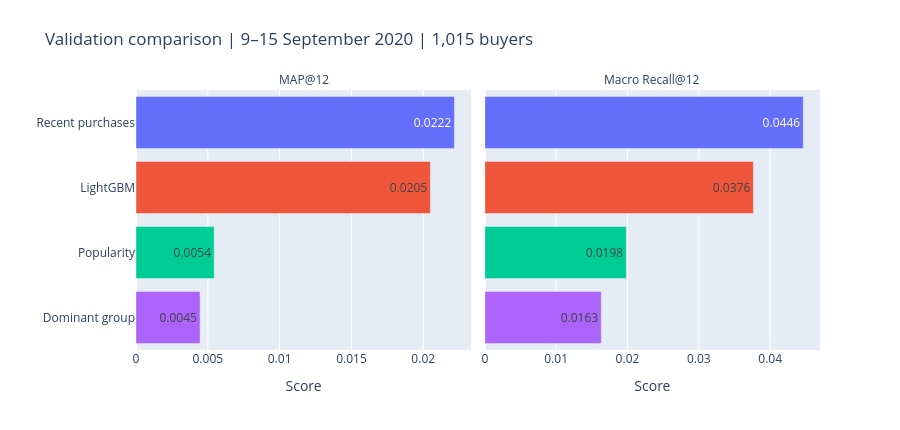

Here is the notebook cell this chart was saved with:
### Code cell
method_labels = {
    POPULARITY_METHOD: "Popularity",
    RECENT_METHOD: "Recent purchases",
    CATEGORY_METHOD: "Dominant group",
    MODEL_METHOD: "LightGBM",
}

comparison_plot = (
    comparison.assign(method_label=comparison["method"].map(method_labels))
    .rename(columns={
        "map_at_k": "MAP@12",
        "recall_at_k": "Macro Recall@12",
    })
    .melt(
        id_vars="method_label",
        value_vars=["MAP@12", "Macro Recall@12"],
        var_name="metric",
        value_name="value",
    )
)

fig = px.bar(
    comparison_plot,
    x="value",
    y="method_label",
    color="method_label",
    facet_col="metric",
    text_auto=".4f",
    category_orders={
        "method_label": comparison["method"].map(method_labels).tolist()
    },
    labels={"value": "Score", "method_label": ""},
    title="Validation comparison | 9–15 September 2020 | 1,015 buyers",
)
fig.update_xaxes(matches=None, rangemode="tozero")
fig.for_each_annotation(lambda annotation: annotation.update(
    text=annotation.text.split("=")[-1]
))
fig.update_layout(showlegend=False, height=430, margin={"t": 90})
fig.show(renderer="plotly_mimetype+png", config={"displaylogo": False})

### Figure 1 — Plotly figure (JSON) as saved in the notebook; plotly's stock layout.template omitted (floating-point values rounded to 4 significant figures)
{"data": [{"hovertemplate": "=%{y}<br>metric=MAP@12<br>Score=%{x}<extra></extra>", "legendgroup": "Recent purchases", "marker": {"color": "#636efa", "pattern": {"shape": ""}}, "name": "Recent purchases", "orientation": "h", "showlegend": true, "textposition": "auto", "texttemplate": "%{x:.4f}", "type": "bar", "x": [0.02217], "xaxis": "x", "y": ["Recent purchases"], "yaxis": "y"}, {"hovertemplate": "=%{y}<br>metric=Macro Recall@12<br>Score=%{x}<extra></extra>", "legendgroup": "Recent purchases", "marker": {"color": "#636efa", "pattern": {"shape": ""}}, "name": "Recent purchases", "orientation": "h", "showlegend": false, "textposition": "auto", "texttemplate": "%{x:.4f}", "type": "bar", "x": [0.04464], "xaxis": "x2", "y": ["Recent purchases"], "yaxis": "y2"}, {"hovertemplate": "=%{y}<br>metric=MAP@12<br>Score=%{x}<extra></extra>", "legendgroup": "LightGBM", "marker": {"color": "#EF553B", "pattern": {"shape": ""}}, "name": "LightGBM", "orientation": "h", "showlegend": true, "textposition": "auto", "texttemplate": "%{x:.4f}", "type": "bar", "x": [0.0205], "xaxis": "x", "y": ["LightGBM"], "yaxis": "y"}, {"hovertemplate": "=%{y}<br>metric=Macro Recall@12<br>Score=%{x}<extra></extra>", "legendgroup": "LightGBM", "marker": {"color": "#EF553B", "pattern": {"shape": ""}}, "name": "LightGBM", "orientation": "h", "showlegend": false, "textposition": "auto", "texttemplate": "%{x:.4f}", "type": "bar", "x": [0.03765], "xaxis": "x2", "y": ["LightGBM"], "yaxis": "y2"}, {"hovertemplate": "=%{y}<br>metric=MAP@12<br>Score=%{x}<extra></extra>", "legendgroup": "Popularity", "marker": {"color": "#00cc96", "pattern": {"shape": ""}}, "name": "Popularity", "orientation": "h", "showlegend": true, "textposition": "auto", "texttemplate": "%{x:.4f}", "type": "bar", "x": [0.005443], "xaxis": "x", "y": ["Popularity"], "yaxis": "y"}, {"hovertemplate": "=%{y}<br>metric=Macro Recall@12<br>Score=%{x}<extra></extra>", "legendgroup": "Popularity", "marker": {"color": "#00cc96", "pattern": {"shape": ""}}, "name": "Popularity", "orientation": "h", "showlegend": false, "textposition": "auto", "texttemplate": "%{x:.4f}", "type": "bar", "x": [0.01984], "xaxis": "x2", "y": ["Popularity"], "yaxis": "y2"}, {"hovertemplate": "=%{y}<br>metric=MAP@12<br>Score=%{x}<extra></extra>", "legendgroup": "Dominant group", "marker": {"color": "#ab63fa", "pattern": {"shape": ""}}, "name": "Dominant group", "orientation": "h", "showlegend": true, "textposition": "auto", "texttemplate": "%{x:.4f}", "type": "bar", "x": [0.004459], "xaxis": "x", "y": ["Dominant group"], "yaxis": "y"}, {"hovertemplate": "=%{y}<br>metric=Macro Recall@12<br>Score=%{x}<extra></extra>", "legendgroup": "Dominant group", "marker": {"color": "#ab63fa", "pattern": {"shape": ""}}, "name": "Dominant group", "orientation": "h", "showlegend": false, "textposition": "auto", "texttemplate": "%{x:.4f}", "type": "bar", "x": [0.01632], "xaxis": "x2", "y": ["Dominant group"], "yaxis": "y2"}], "layout": {"annotations": [{"font": {}, "showarrow": false, "text": "MAP@12", "x": 0.245, "xanchor": "center", "xref": "paper", "y": 1, "yanchor": "bottom", "yref": "paper"}, {"font": {}, "showarrow": false, "text": "Macro Recall@12", "x": 0.755, "xanchor": "center", "xref": "paper", "y": 1, "yanchor": "bottom", "yref": "paper"}], "barmode": "relative", "height": 430, "legend": {"title": {"text": ""}, "tracegroupgap": 0}, "margin": {"t": 90}, "showlegend": false, "title": {"text": "Validation comparison | 9–15 September 2020 | 1,015 buyers"}, "xaxis": {"anchor": "y", "domain": [0, 0.49], "rangemode": "tozero", "title": {"text": "Score"}}, "xaxis2": {"anchor": "y2", "domain": [0.51, 1], "rangemode": "tozero", "title": {"text": "Score"}}, "yaxis": {"anchor": "x", "categoryarray": ["Dominant group", "Popularity", "LightGBM", "Recent purchases"], "categoryorder": "array", "domain": [0, 1], "title": {"text": ""}}, "yaxis2": {"anchor": "x2", "domain": [0, 1], "matches": "y", "showticklabels": false}}}
